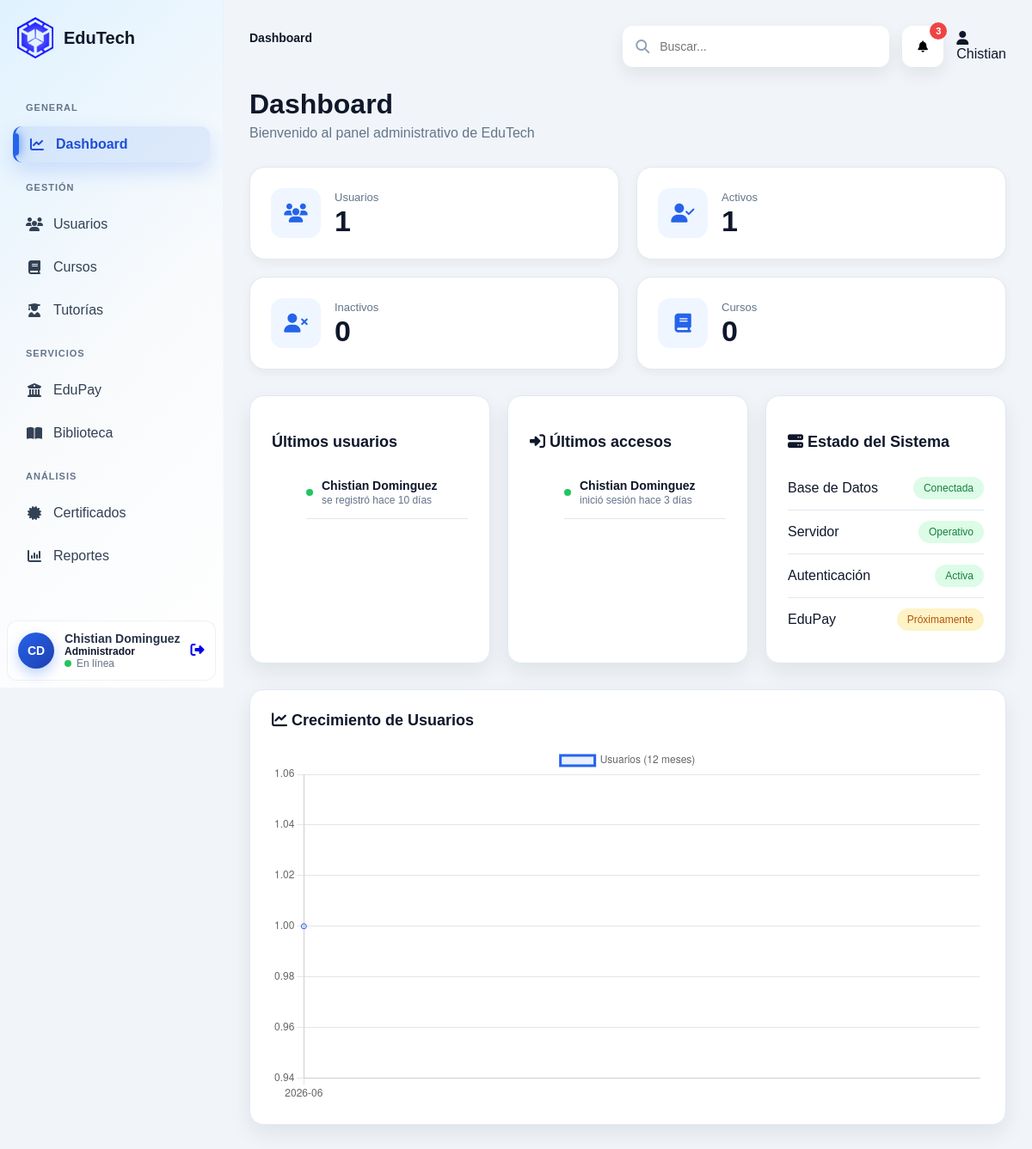
Page /admin (signed in) on the committed database.
### tables this page shows
CREATE TABLE usuarios (
    id_usuario INT AUTO_INCREMENT PRIMARY KEY,

    id_rol INT NOT NULL,

    nombres VARCHAR(100) NOT NULL,
    apellidos VARCHAR(100) NOT NULL,

    correo VARCHAR(150) NOT NULL UNIQUE,
    password VARCHAR(255) NOT NULL,

    foto_perfil VARCHAR(255) DEFAULT NULL,
    telefono VARCHAR(20) DEFAULT NULL,

    estado TINYINT(1) DEFAULT 1,

    last_login TIMESTAMP NULL,

    created_at TIMESTAMP DEFAULT CURRENT_TIMESTAMP,
    updated_at TIMESTAMP DEFAULT CURRENT_TIMESTAMP ON UPDATE CURRENT_TIMESTAMP,

    CONSTRAINT fk_usuario_rol
        FOREIGN KEY (id_rol)
        REFERENCES roles(id_rol)
        ON DELETE RESTRICT
);

### app/core/Controller.php (called while the page is built, shortened)
<?php
class Controller
{
    protected function view(string $view, array $data = [], string $layout = null): void
    {
        extract($data);
        $viewPath = dirname(__DIR__, 2) . "/views/{$view}.php";
        require $viewPath;
    }
}

### app/controllers/AdminController.php (called while the page is built, shortened)
<?php
class AdminController extends Controller
{
    public function index()
    {
        $usuario = new Usuario();
        $curso = new Curso();
        $totalUsuarios = $usuario->countAll();
        $usuariosActivos = $usuario->countByStatus(1);
        $usuariosInactivos = $usuario->countByStatus(0);
        $totalCursos = $curso->countAll();
        $crecimientoUsuarios = $this->calcularCrecimiento(
            $usuariosActivos,
            $totalUsuarios
        );
        $usuariosUltimos12Meses = $usuario->usersLast12Months() ?? [];
        $ultimosUsuarios = $usuario->getLatest(5) ?? [];
        $cursosRecientes = $curso->getLatest(5) ?? [];
        $data = [
            'totalUsuarios' => $totalUsuarios,
            'usuariosActivos' => $usuariosActivos,
            'usuariosInactivos' => $usuariosInactivos,
            'totalCursos' => $totalCursos,
            'crecimientoUsuarios' => $crecimientoUsuarios,
            'usuariosUltimos12Meses' => $usuariosUltimos12Meses,
            'ultimosUsuarios' => $ultimosUsuarios,
            'ultimosAccesos' => $usuario->getLastLogins(5),
            'cursosRecientes' => $cursosRecientes,
        ];
        $this->view('admin/dashboard', $data, 'layouts/main');
    }
    private function calcularCrecimiento($activos, $total): float
    {
        return round(($activos / $total) * 100, 1);
    }
}

### index.php (called while the page is built, shortened)
<?php
require_once __DIR__ . '/app/helpers/DateHelper.php';
$router = new Router();
$router->dispatch();

### app/core/Database.php (called while the page is built, shortened)
<?php
class Database
{
    private static ?Database $instance = null;
    private PDO $connection;
    private function __construct()
    {
        $host = $_ENV['DB_HOST'];
        $dbname = $_ENV['DB_NAME'];
        $user = $_ENV['DB_USER'];
        $pass = $_ENV['DB_PASS'];
        $charset = $_ENV['DB_CHARSET'];
        try {
            $dsn = "mysql:host={$host};dbname={$dbname};charset={$charset}";
            $this->connection = new PDO(
                $dsn,
                $user,
                $pass,
                [
                    PDO::ATTR_ERRMODE => PDO::ERRMODE_EXCEPTION,
                    PDO::ATTR_DEFAULT_FETCH_MODE => PDO::FETCH_ASSOC
                ]
            );
        } catch (PDOException $e) {
            die('Error de conexión: ' . $e->getMessage());
        }
    }
    public static function getInstance(): Database
    {
        if (self::$instance === null) {
            self::$instance = new Database();
        }
        return self::$instance;
    }
    public function getConnection(): PDO
    {
        return $this->connection;
    }
}

### app/core/Model.php (called while the page is built, shortened)
<?php
class Model
{
    public function __construct()
    {
        $this->db = Database::getInstance()->getConnection();
    }
}

### app/models/Usuario.php (called while the page is built, shortened)
<?php
class Usuario extends Model
{
    public function countAll(): int
    {
        $stmt = $this->db->query("SELECT COUNT(*) as total FROM usuarios");
        return (int) $stmt->fetch(\PDO::FETCH_ASSOC)['total'];
    }
    public function countByStatus($status): int
    {
        $stmt = $this->db->prepare("
            SELECT COUNT(*) as total
            FROM usuarios
            WHERE estado = ?
        ");
        $stmt->execute([$status]);
        return (int) $stmt->fetch(\PDO::FETCH_ASSOC)['total'];
    }
    public function getLatest(int $limit = 5): array
    {
        $stmt = $this->db->prepare("
            SELECT
                CONCAT(nombres, ' ', apellidos) AS nombre_completo,
                created_at
            FROM usuarios
            ORDER BY created_at DESC
            LIMIT ?
        ");
        $stmt->bindValue(1, $limit, \PDO::PARAM_INT);
        $stmt->execute();
        return $stmt->fetchAll(\PDO::FETCH_ASSOC);
    }
    public function usersLast12Months(): array
    {
        $stmt = $this->db->query("
            SELECT
                DATE_FORMAT(created_at, '%Y-%m') as mes,
                COUNT(*) as total
            FROM usuarios
            WHERE created_at >= DATE_SUB(NOW(), INTERVAL 12 MONTH)
            GROUP BY DATE_FORMAT(created_at, '%Y-%m')
            ORDER BY DATE_FORMAT(created_at, '%Y-%m') ASC
        ");
        return $stmt->fetchAll(\PDO::FETCH_ASSOC);
    }
    public function getLastLogins(int $limit = 5): array
    {
        $stmt = $this->db->prepare("
            SELECT
                CONCAT(nombres, ' ', apellidos) AS nombre_completo,
                last_login
            FROM usuarios
            WHERE last_login IS NOT NULL
            ORDER BY last_login DESC
            LIMIT ?
        ");
        $stmt->bindValue(1, $limit, \PDO::PARAM_INT);
        $stmt->execute();
        return $stmt->fetchAll(\PDO::FETCH_ASSOC);
    }
}

### app/models/Curso.php (called while the page is built, shortened)
<?php
class Curso extends Model
{
    public function countAll(): int
    {
        $stmt = $this->db->query("
            SELECT COUNT(*) AS total
            FROM cursos
        ");
        return (int) $stmt->fetch(PDO::FETCH_ASSOC)['total'];
    }
}

### app/helpers/DateHelper.php (called while the page is built, shortened)
<?php
function timeAgo($datetime)
{
    $time = time() - strtotime($datetime);
    return "hace " . floor($time / 86400) . " días";
}

### views/admin/dashboard.php (the view, shortened to what this page needs)
<div class="dashboard-header">
    <div>
        <h1>Dashboard</h1>
        <p>
            Bienvenido al panel administrativo de EduTech
        </p>
    </div>
</div>
<div class="stats-grid">
    <div class="stat-card">
        <div class="stat-icon">
            <i class="fa-solid fa-users"></i>
        </div>
        <div>
            <span class="stat-label">Usuarios</span>
            <h2><?= $totalUsuarios ?? 0 ?></h2>
        </div>
    </div>
    <div class="stat-card">
        <div class="stat-icon">
            <i class="fa-solid fa-user-check"></i>
        </div>
        <div>
            <span class="stat-label">Activos</span>
            <h2><?= $usuariosActivos ?? 0 ?></h2>
        </div>
    </div>
    <div class="stat-card">
        <div class="stat-icon">
            <i class="fa-solid fa-user-xmark"></i>
        </div>
        <div>
            <span class="stat-label">Inactivos</span>
            <h2><?= $usuariosInactivos ?? 0 ?></h2>
        </div>
    </div>
    <div class="stat-card">
        <div class="stat-icon">
            <i class="fa-solid fa-book"></i>
        </div>
        <div>
            <span class="stat-label">Cursos</span>
            <h2><?= $totalCursos ?? 0 ?></h2>
        </div>
    </div>
</div>
<div class="dashboard-grid">
    <div class="activity-card">
        <h3>Últimos usuarios</h3>
        <ul class="activity-list">
            <?php foreach ($ultimosUsuarios as $u): ?>
                <li>
                    <span class="activity-dot"></span>
                    <div class="activity-content">
                        <strong>
                        <?= htmlspecialchars($u['nombre_completo'] ?? 'Usuario') ?>
                    </strong>
                        <span class="activity-time">
                            se registró <?= timeAgo($u['created_at']) ?>
                        </span>
                    </div>
                </li>
            <?php endforeach; ?>
        </ul>
    </div>
    <div class="activity-card">
        <h3>
            <i class="fa-solid fa-right-to-bracket"></i>
            Últimos accesos
        </h3>
        <ul class="activity-list">
            <?php foreach ($ultimosAccesos as $u): ?>
                <li>
                    <span class="activity-dot"></span>
                    <div class="activity-content">
                        <strong>
                            <?= htmlspecialchars($u['nombre_completo']) ?>
                        </strong>
                        <span class="activity-time">
                            inició sesión <?= timeAgo($u['last_login']) ?>
                        </span>
                    </div>
                </li>
            <?php endforeach; ?>
        </ul>
    </div>
    <div class="system-card">
        <h3>
            <i class="fa-solid fa-server"></i>
            Estado del Sistema
        </h3>
        <div class="system-item">
            <span>Base de Datos</span>
            <span class="status success">Conectada</span>
        </div>
        <div class="system-item">
            <span>Servidor</span>
            <span class="status success">Operativo</span>
        </div>
        <div class="system-item">
            <span>Autenticación</span>
            <span class="status success">Activa</span>
        </div>
        <div class="system-item">
            <span>EduPay</span>
            <span class="status pending">Próximamente</span>
        </div>
    </div>
</div>
<div class="dashboard-row">
    <div class="chart-card">
        <h3>
            <i class="fa-solid fa-chart-line"></i>
            Crecimiento de Usuarios
        </h3>
        <canvas id="usersChart"></canvas>
    </div>
    <script>
    const ctx = document.getElementById('usersChart');
    const data = <?= json_encode($usuariosUltimos12Meses) ?>;
    new Chart(ctx, {
        type: 'line',
        data: {
            labels: data.map(item => item.mes),
            datasets: [{
                label: 'Usuarios',
                data: data.map(item => item.total),
                borderColor: '#2563eb',
                tension: 0.4,
                fill: true
            }]
        }
    });
    </script>
</div>

### public/css/app.css (style rules this page uses)
body { margin: 0; font-family: Arial, sans-serif; background: #f1f5f9; color: #0f172a; }

### public/css/modules/dashboard.css (style rules this page uses)
:root { --primary: #2563eb; --primary-light: #eff6ff; --text: #0f172a; --muted: #64748b; --border: #e2e8f0; --shadow: 0 10px 25px rgba(15,23,42,.08); --radius: 16px; }
body { margin: 0; font-family: Arial, sans-serif; background: #f1f5f9; color: var(--text); }
.dashboard-header { margin-bottom: 30px; }
.dashboard-header h1 { margin: 0; font-size: 32px; font-weight: 700; }
.dashboard-header p { color: var(--muted); margin-top: 6px; }
.dashboard-row { margin-top: 30px; }
.dashboard-grid { margin-top: 30px; display: grid; grid-template-columns: 1fr 1fr 1fr; gap: 20px; }
.activity-card, .system-card, .quick-card { background: white; border-radius: var(--radius); padding: 25px; border: 1px solid var(--border); box-shadow: var(--shadow); }
.stats-grid { display: grid; grid-template-columns: repeat(auto-fit, minmax(220px, 1fr)); gap: 20px; }
.stat-card { display: flex; align-items: center; gap: 16px; background: white; padding: 22px; border-radius: var(--radius); border: 1px solid var(--border); box-shadow: var(--shadow); transition: all .25s ease; }
.stat-icon { width: 58px; height: 58px; display: flex; align-items: center; justify-content: center; border-radius: 14px; background: var(--primary-light); color: var(--primary); font-size: 22px; }
.chart-card { background: white; border-radius: var(--radius); padding: 25px; border: 1px solid var(--border); box-shadow: var(--shadow); }
.chart-card h3 { margin: 0 0 20px 0; font-size: 18px; }
.activity-list li { padding: 14px 0; border-bottom: 1px solid var(--border); display: flex; align-items: center; gap: 10px; }
.activity-dot { width: 8px; height: 8px; background: #22c55e; border-radius: 50%; }
@media (max-width: 1200px) { .stats-grid { grid-template-columns: repeat(2, 1fr); } }
.system-item { display: flex; justify-content: space-between; align-items: center; padding: 12px 0; border-bottom: 1px solid var(--border); }
.system-item:last-child { border-bottom: none; }
.status.success { background: #dcfce7; color: #15803d; padding: 6px 12px; border-radius: 999px; font-size: 12px; }
.status.pending { background: #fef3c7; color: #b45309; padding: 6px 12px; border-radius: 999px; font-size: 12px; }
#usersChart { width: 100%; height: 320px; }
h3 { font-size: 18px; margin-bottom: 18px; color: var(--text); }
.stat-card span { font-size: 13px; color: var(--muted); }
.activity-content { display: flex; flex-direction: column; }
.activity-content strong { font-size: 14px; color: var(--text); }
.activity-time { font-size: 12px; color: var(--muted); margin-top: 2px; }

### public/css/modules/usuarios.css (style rules this page uses)
.stat-card { background: #fff; border-radius: 18px; padding: 24px; box-shadow: 0 4px 12px rgba(0,0,0,0.05); border: 1px solid #e5e7eb; transition: all .25s ease; }
.stat-card h2 { margin: 0; font-size: 34px; font-weight: 700; color: #0f172a; }

### rows in the picture
usuarios: nombre_completo "Chistian Dominguez", created_at "hace 10 días", last_login "hace 3 días"

### other values in the picture
$iniciales "CD"
$nombreUsuario "Chistian Dominguez"
$item "Dashboard"
$_SESSION['user']['nombres'] "Chistian"
$totalUsuarios "1"
$usuariosActivos "1"
$usuariosInactivos "0"
$totalCursos "0"
